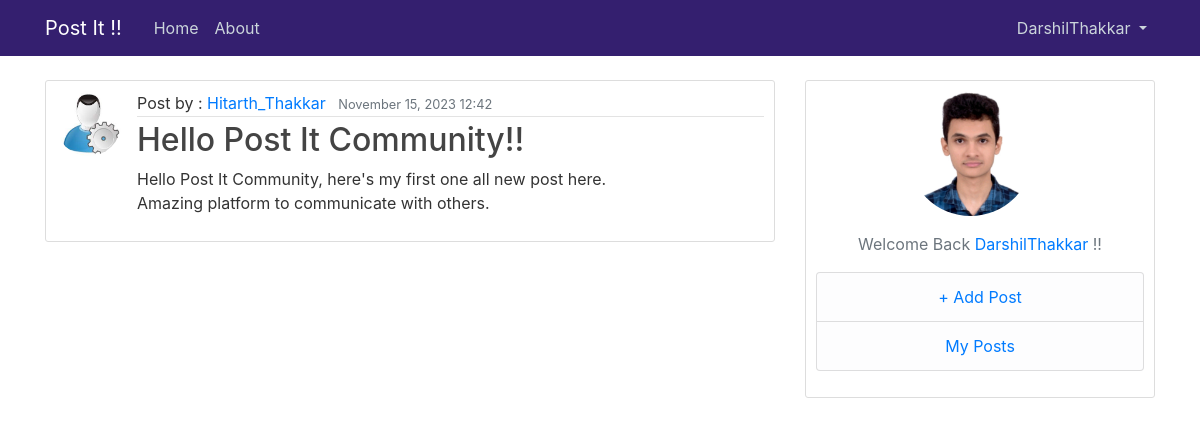
Screenshot of /post/14/ (signed in) with the database file from the repository.
### blog/models.py (models this page shows, shortened)
class Post(models.Model):
    title = models.CharField(max_length=100)
    content = models.TextField()
    date_posted = models.DateTimeField(default=timezone.now)
    author = models.ForeignKey(User, on_delete=models.CASCADE)

### users/models.py (models this page shows, shortened)
class Profile(models.Model):
    user = models.OneToOneField (User, on_delete=models.CASCADE)
    image = models.ImageField(default='default.png', upload_to='profile_pics')

### blog/views.py (the view)
# urls.py: path('post/<int:pk>/', PostDetailView.as_view(), name='post-detail'),
class PostDetailView(DetailView):
    model = Post

### blog/templates/blog/post_detail.html (shortened to what this page needs)
{% extends "blog/base.html" %}
{% block content %}
    <article class="media content-section">
      <img class = "rounded-circle article-img" src = "{{ object.author.profile.image.url }}">
        <div class="media-body">
          <div class="article-metadata">
            <a>Post by : </a><a class="mr-2" href="{% url 'user-posts' object.author.username %}"> {{ object.author }}</a>
            <small class="text-muted">{{ object.date_posted|date:"F d, Y G:i" }}</small>
          </div>
          <h2 class = "article-title">{{ object.title }}</h2>
          <p class="article-content">{{ object.content }}</p>
        </div>
      </article>
{% endblock content %}

### blog/templates/blog/base.html (shortened to what this page needs)
{% load static %}
<!DOCTYPE html>
<html lang="en">
<head>
    <link rel="stylesheet" href="https://cdn.jsdelivr.net/npm/bootstrap@4.4.1/dist/css/bootstrap.min.css">
    <link rel="stylesheet" href="{% static 'blog/main.css' %}">
</head>
<body>
    <header class="site-header">
        <nav class="navbar navbar-expand-md navbar-dark bg-steel fixed-top">
          <div class="container">
            <a class="navbar-brand mr-4" href="{% url 'blog-home' %}">Post It !!</a>
            <div class="collapse navbar-collapse" id="navbarToggle">
              <div class="navbar-nav mr-auto">
                <a class="nav-item nav-link" href="{% url 'blog-home' %}">Home</a>
                <a class="nav-item nav-link" href="{% url 'blog-about' %}">About</a>
              </div>
              <div class="navbar-nav">
                {% if user.is_authenticated %}
                <li class="nav-item dropdown">
                  <a class="nav-link dropdown-toggle" href="#" id="navbarDropdownMenuLink" role="button" data-toggle="dropdown" aria-haspopup="true" aria-expanded="false">
                    {{ user.username }}
                  </a>
                </li>
                {% else %}
                <a class="nav-item nav-link" href="{% url 'login' %}">Login</a>
                <a class="nav-item nav-link" href="{% url 'register' %}">Register</a>
                {% endif %}
              </div>
            </div>
          </div>
        </nav>
      </header>
    <main role="main" class="container">
        <div class="row">
          <div class="col-md-8">
            {% block content %}{% endblock %}
          </div>
          <div class="col-md-4">
            <div class="content-section">
              {% if user.is_authenticated %}
                <center><img class="rounded-circle account-img" src="{{ user.profile.image.url }}"> </center>
                <center><p class='text-muted'>Welcome Back <a href="{% url 'profile' %}">{{ user.username }} </a> !!</center>
                <ul class="list-group">
                  <li class="list-group-item list-group-item-light">
                    <center><a href="{% url 'post-create' %}" >+ Add Post</a></center>
                  </li>
                  <li class="list-group-item list-group-item-light">
                    <center><a href="{% url 'user-posts' user.username %}" >My Posts</a></center>
                  </li>
                </ul>
              {% else %}
              <h4 style = "color: #341f6f;"> &nbspPost It !! Features</h4>
              <hr>
                <p>Currently you are not logged in, You must have to login to access features of the Post It!! Platform...</p>
              </p>
              {% endif %}
            </div>
          </div>
        </div>
      </main>
</body>
</html>

### blog/static/blog/main.css (style rules this page uses)
body { background: #ffffff; color: #333333; margin-top: 5rem; }
h1, h2, h3, h4, h5, h6 { color: #060000; }
ul { margin: 0; }
.bg-steel { background-color: #341f6f; }
.site-header .navbar-nav .nav-link { color: #cbd5db; }
.content-section { background: #ffffff; padding: 10px 10px; border: 1px solid #dddddd; border-radius: 3px; margin-bottom: 20px; }
.article-title { color: #444444; }
.article-content { white-space: pre-line; }
.article-img { height: 65px; width: 65px; margin-right: 16px; }
.article-metadata { padding-bottom: 1px; margin-bottom: 4px; border-bottom: 1px solid #e3e3e3 }
.account-img { height: 125px; width: 125px; margin-right: 20px; margin-bottom: 16px; }

### rows the page displays
Post: author.profile.image (picture), author "Hitarth_Thakkar", date_posted "November 15, 2023 12:42", title "Hello Post It Community!!", content "Hello Post It Community, here's my first one all new post here. Amazing platform to communicate with others."

### other values shown
{{ user.username }} "DarshilThakkar"
